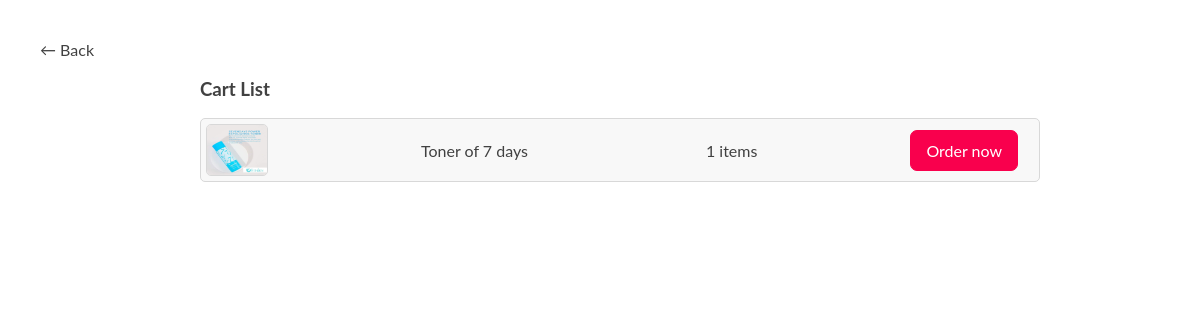
Page /my_cart.php (signed in) on the committed database.
### tables this page shows
CREATE TABLE `carts` (
  `cart_id` varchar(255) NOT NULL,
  `customer_id` varchar(255) NOT NULL,
  `product_id` varchar(255) NOT NULL,
  `quantity` int(255) NOT NULL
);

CREATE TABLE `products` (
  `product_id` varchar(255) NOT NULL,
  `employee_id` varchar(255) NOT NULL,
  `brand_id` varchar(255) NOT NULL,
  `product_image` varchar(255) NOT NULL,
  `product_name` varchar(255) NOT NULL,
  `buying_price` int(255) NOT NULL,
  `selling_price` int(255) NOT NULL,
  `qty_in_stock` int(255) NOT NULL,
  `product_description` varchar(255) NOT NULL
);

### my_cart.php (the view, shortened to what this page needs)
<!DOCTYPE html>
<html lang="en">
<head>
</head>
<body>
    <div class="my_cart_con">
        <a class="back_btn" href="./">&#8592 Back</a>
        <ul class="cart_items">
            <h3>Cart List</h3>
            <?php
                include "./config/dbh.php";
                $cart_sql = "SELECT * FROM carts WHERE customer_id = '{$_SESSION["customer"]["customer_id"]}' ";
                $result1 = mysqli_query($conn, $cart_sql);
                if(mysqli_num_rows($result1) > 0){
                    while($cart_item = mysqli_fetch_assoc($result1)){
                        $product_sql = "SELECT * FROM products WHERE product_id = '{$cart_item["product_id"]}' ";
                        $result2 = mysqli_query($conn, $product_sql);
                        if(mysqli_num_rows($result2) > 0){
                            $product = mysqli_fetch_assoc($result2);
                        }
                        echo '
                            <li>
                                <img src="./uploads/'.$product["product_image"].'" alt="">
                                <p>'.$product["product_name"].'</p>
                                <p>'.$cart_item["quantity"].' items</p>
                                <a class="order_now_btn" href="./view_product.php?product_id='.$product["product_id"].'&order='.$cart_item["quantity"].'">
                                    Order now
                                </a>
                            </li>
                        ';
                    }
                }else{
                    echo '
                        <li>
                            <p>Cart is empty</p>
                        </li>
                    ';
                }
            ?>
        </ul>
    </div>
</body>
</html>

### my_cart.php (style rules this page uses)
.my_cart_con { padding: 2rem; font-family: "Lato", sans-serif; color: #414141; }
.back_btn { color: #414141; text-decoration: none; }
.cart_items { width: 75%; margin: 0 auto; }
.cart_items li { display: flex; align-items: center; justify-content: space-between; list-style: none; background-color: #f8f8f8; border: 1px solid #d8d8d8; padding: 5px; border-radius: 5px; margin: 5px 0; }
.cart_items img { height: 50px; width: 60px; border: 1px solid #d8d8d8; border-radius: 5px; }
.cart_items p { padding: 0 25px; }
.order_now_btn { padding: 10px 15px; background-color: #f9004d; border: 1px solid #f9004d; margin-right: 1rem; border-radius: 7px; text-decoration: none; color: #FFF; }

### rows in the picture
carts: product.product_image (picture), product.product_name "Toner of 7 days", quantity "1"
